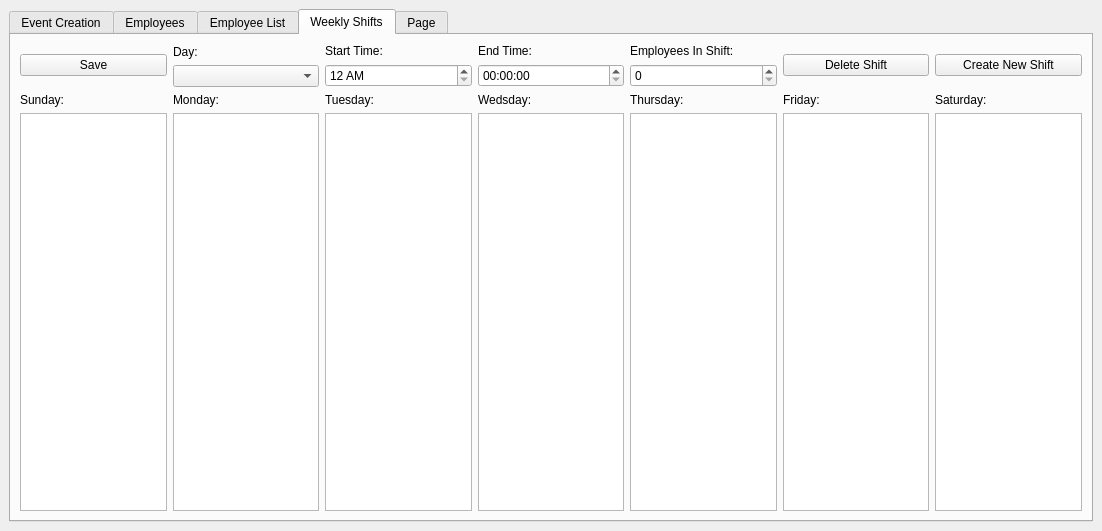
<?xml version="1.0" encoding="UTF-8"?>
<ui version="4.0">
 <class>MainWindow</class>
 <widget class="QMainWindow" name="MainWindow">
  <property name="geometry">
   <rect>
    <x>0</x>
    <y>0</y>
    <width>1102</width>
    <height>531</height>
   </rect>
  </property>
  <property name="maximumSize">
   <size>
    <width>16777215</width>
    <height>16777215</height>
   </size>
  </property>
  <property name="windowTitle">
   <string>MainWindow</string>
  </property>
  <widget class="QWidget" name="centralwidget">
   <layout class="QHBoxLayout" name="horizontalLayout_7">
    <item>
     <widget class="QTabWidget" name="tabWidget">
      <property name="currentIndex">
       <number>3</number>
      </property>
      <property name="movable">
       <bool>true</bool>
      </property>
      <widget class="QWidget" name="createEventTab">
       <attribute name="title">
        <string>Event Creation</string>
       </attribute>
       <layout class="QHBoxLayout" name="horizontalLayout_3">
        <item>
         <layout class="QHBoxLayout" name="horizontalLayout">
          <item>
           <widget class="QCalendarWidget" name="calendarWidget"/>
          </item>
          <item>
           <layout class="QVBoxLayout" name="verticalLayout_3">
            <item>
             <widget class="QLineEdit" name="lineTitle">
              <property name="text">
               <string>Event Title</string>
              </property>
             </widget>
            </item>
            <item>
             <widget class="QPlainTextEdit" name="plainTextDesc">
              <property name="plainText">
               <string>Event Description</string>
              </property>
             </widget>
            </item>
            <item>
             <widget class="QDateTimeEdit" name="dateTimeStart">
              <property name="calendarPopup">
               <bool>true</bool>
              </property>
             </widget>
            </item>
            <item>
             <widget class="QDateTimeEdit" name="dateTimeEnd">
              <property name="calendarPopup">
               <bool>true</bool>
              </property>
             </widget>
            </item>
            <item>
             <widget class="QPushButton" name="createButton">
              <property name="text">
               <string>Create</string>
              </property>
             </widget>
            </item>
           </layout>
          </item>
         </layout>
        </item>
       </layout>
      </widget>
      <widget class="QWidget" name="Employee">
       <attribute name="title">
        <string>Employees</string>
       </attribute>
       <layout class="QHBoxLayout" name="horizontalLayout_4">
        <item>
         <layout class="QVBoxLayout" name="verticalLayout">
          <item>
           <layout class="QHBoxLayout" name="FindEmployee">
            <item>
             <widget class="QLabel" name="Namelabel">
              <property name="text">
               <string>Employee Name:</string>
              </property>
             </widget>
            </item>
            <item>
             <widget class="QLineEdit" name="Name"/>
            </item>
            <item>
             <widget class="QLabel" name="IDLabel">
              <property name="text">
               <string>Employee ID Num:</string>
              </property>
             </widget>
            </item>
            <item>
             <widget class="QSpinBox" name="ID">
              <property name="enabled">
               <bool>true</bool>
              </property>
              <property name="inputMethodHints">
               <set>Qt::ImhNone</set>
              </property>
             </widget>
            </item>
           </layout>
          </item>
          <item>
           <layout class="QHBoxLayout" name="EmployeeInfo" stretch="0,0,0,0">
            <property name="spacing">
             <number>6</number>
            </property>
            <property name="bottomMargin">
             <number>0</number>
            </property>
            <item>
             <widget class="QLabel" name="emailLabel">
              <property name="text">
               <string>Email:</string>
              </property>
             </widget>
            </item>
            <item>
             <widget class="QLineEdit" name="email"/>
            </item>
            <item>
             <widget class="QLabel" name="HrsReqLabel">
              <property name="text">
               <string>Weekly Hours Requested:</string>
              </property>
             </widget>
            </item>
            <item>
             <widget class="QSpinBox" name="HrsReq"/>
            </item>
           </layout>
          </item>
          <item>
           <layout class="QHBoxLayout" name="Monday">
            <item>
             <widget class="QLabel" name="MonLabel">
              <property name="maximumSize">
               <size>
                <width>75</width>
                <height>16777215</height>
               </size>
              </property>
              <property name="text">
               <string>Monday:</string>
              </property>
             </widget>
            </item>
            <item>
             <widget class="QTimeEdit" name="MonStart">
              <property name="displayFormat">
               <string>h AP</string>
              </property>
             </widget>
            </item>
            <item>
             <widget class="QTimeEdit" name="MonEnd">
              <property name="displayFormat">
               <string>h AP</string>
              </property>
             </widget>
            </item>
           </layout>
          </item>
          <item>
           <layout class="QHBoxLayout" name="Tuesday">
            <item>
             <widget class="QLabel" name="TueLabel">
              <property name="maximumSize">
               <size>
                <width>75</width>
                <height>16777215</height>
               </size>
              </property>
              <property name="text">
               <string>Tuesday:</string>
              </property>
             </widget>
            </item>
            <item>
             <widget class="QTimeEdit" name="TueStart">
              <property name="displayFormat">
               <string>h AP</string>
              </property>
             </widget>
            </item>
            <item>
             <widget class="QTimeEdit" name="TueEnd">
              <property name="displayFormat">
               <string>h AP</string>
              </property>
             </widget>
            </item>
           </layout>
          </item>
          <item>
           <layout class="QHBoxLayout" name="Wedsday">
            <item>
             <widget class="QLabel" name="WedLabel">
              <property name="maximumSize">
               <size>
                <width>75</width>
                <height>16777215</height>
               </size>
              </property>
              <property name="text">
               <string>Wedsday:</string>
              </property>
             </widget>
            </item>
            <item>
             <widget class="QTimeEdit" name="WedStart">
              <property name="displayFormat">
               <string>h AP</string>
              </property>
             </widget>
            </item>
            <item>
             <widget class="QTimeEdit" name="WedEnd">
              <property name="displayFormat">
               <string>h AP</string>
              </property>
             </widget>
            </item>
           </layout>
          </item>
          <item>
           <layout class="QHBoxLayout" name="Thursday">
            <item>
             <widget class="QLabel" name="ThurLabel">
              <property name="maximumSize">
               <size>
                <width>75</width>
                <height>16777215</height>
               </size>
              </property>
              <property name="text">
               <string>Thursday:</string>
              </property>
             </widget>
            </item>
            <item>
             <widget class="QTimeEdit" name="ThurStart">
              <property name="displayFormat">
               <string>h AP</string>
              </property>
             </widget>
            </item>
            <item>
             <widget class="QTimeEdit" name="ThurEnd">
              <property name="displayFormat">
               <string>h AP</string>
              </property>
             </widget>
            </item>
           </layout>
          </item>
          <item>
           <layout class="QHBoxLayout" name="Fri">
            <item>
             <widget class="QLabel" name="FriLabel">
              <property name="maximumSize">
               <size>
                <width>75</width>
                <height>16777215</height>
               </size>
              </property>
              <property name="text">
               <string>Friday:</string>
              </property>
             </widget>
            </item>
            <item>
             <widget class="QTimeEdit" name="FriStart">
              <property name="displayFormat">
               <string>h AP</string>
              </property>
             </widget>
            </item>
            <item>
             <widget class="QTimeEdit" name="FriEnd">
              <property name="displayFormat">
               <string>h AP</string>
              </property>
             </widget>
            </item>
           </layout>
          </item>
          <item>
           <layout class="QHBoxLayout" name="Saturday">
            <item>
             <widget class="QLabel" name="SatLabel">
              <property name="maximumSize">
               <size>
                <width>75</width>
                <height>16777215</height>
               </size>
              </property>
              <property name="text">
               <string>Saturday:</string>
              </property>
             </widget>
            </item>
            <item>
             <widget class="QTimeEdit" name="SatStart">
              <property name="displayFormat">
               <string>h AP</string>
              </property>
             </widget>
            </item>
            <item>
             <widget class="QTimeEdit" name="SatEnd">
              <property name="displayFormat">
               <string>h AP</string>
              </property>
             </widget>
            </item>
           </layout>
          </item>
          <item>
           <layout class="QHBoxLayout" name="Sunday">
            <item>
             <widget class="QLabel" name="SunLabel">
              <property name="maximumSize">
               <size>
                <width>75</width>
                <height>16777215</height>
               </size>
              </property>
              <property name="text">
               <string>Sunday:</string>
              </property>
             </widget>
            </item>
            <item>
             <widget class="QTimeEdit" name="SunStart">
              <property name="displayFormat">
               <string>h AP</string>
              </property>
             </widget>
            </item>
            <item>
             <widget class="QTimeEdit" name="SunEnd">
              <property name="currentSection">
               <enum>QDateTimeEdit::HourSection</enum>
              </property>
              <property name="displayFormat">
               <string>h AP</string>
              </property>
             </widget>
            </item>
           </layout>
          </item>
          <item>
           <layout class="QHBoxLayout" name="UseBox">
            <item>
             <widget class="QPushButton" name="SaveButton">
              <property name="minimumSize">
               <size>
                <width>850</width>
                <height>0</height>
               </size>
              </property>
              <property name="text">
               <string>Save</string>
              </property>
             </widget>
            </item>
            <item>
             <widget class="QSpinBox" name="spinBox"/>
            </item>
            <item>
             <widget class="QPushButton" name="Find">
              <property name="text">
               <string>Find Empolyee With ID</string>
              </property>
             </widget>
            </item>
           </layout>
          </item>
         </layout>
        </item>
       </layout>
      </widget>
      <widget class="QWidget" name="EmployeeList">
       <property name="layoutDirection">
        <enum>Qt::LeftToRight</enum>
       </property>
       <attribute name="title">
        <string>Employee List</string>
       </attribute>
       <layout class="QHBoxLayout" name="horizontalLayout_2">
        <item>
         <layout class="QVBoxLayout" name="verticalLayout_2">
          <item>
           <layout class="QVBoxLayout" name="verticalLayout_4">
            <item>
             <widget class="QListView" name="listView"/>
            </item>
            <item>
             <layout class="QHBoxLayout" name="horizontalLayout_5">
              <item>
               <widget class="QPushButton" name="pushButton_2">
                <property name="text">
                 <string>Create Employee</string>
                </property>
               </widget>
              </item>
              <item>
               <widget class="QPushButton" name="pushButton">
                <property name="text">
                 <string>Delete Employee</string>
                </property>
               </widget>
              </item>
              <item>
               <widget class="QSpinBox" name="spinBox_2"/>
              </item>
             </layout>
            </item>
           </layout>
          </item>
         </layout>
        </item>
       </layout>
      </widget>
      <widget class="QWidget" name="WeeklyShifts">
       <property name="sizePolicy">
        <sizepolicy hsizetype="Preferred" vsizetype="Preferred">
         <horstretch>0</horstretch>
         <verstretch>0</verstretch>
        </sizepolicy>
       </property>
       <attribute name="title">
        <string>Weekly Shifts</string>
       </attribute>
       <layout class="QHBoxLayout" name="horizontalLayout_6">
        <item>
         <layout class="QVBoxLayout" name="verticalLayout_5">
          <item>
           <layout class="QHBoxLayout" name="horizontalLayout_10">
            <item>
             <widget class="QPushButton" name="SaveShifts">
              <property name="text">
               <string>Save</string>
              </property>
             </widget>
            </item>
            <item>
             <layout class="QVBoxLayout" name="Days">
              <item>
               <widget class="QLabel" name="ShiftDaysLabel">
                <property name="text">
                 <string>Day:</string>
                </property>
               </widget>
              </item>
              <item>
               <widget class="QComboBox" name="ShiftDays"/>
              </item>
             </layout>
            </item>
            <item>
             <layout class="QVBoxLayout" name="StartTime">
              <item>
               <widget class="QLabel" name="label">
                <property name="text">
                 <string>Start Time:</string>
                </property>
               </widget>
              </item>
              <item>
               <widget class="QTimeEdit" name="StartTimeShift">
                <property name="displayFormat">
                 <string>h AP</string>
                </property>
               </widget>
              </item>
             </layout>
            </item>
            <item>
             <layout class="QVBoxLayout" name="EndTime">
              <item>
               <widget class="QLabel" name="label_2">
                <property name="text">
                 <string>End Time:</string>
                </property>
               </widget>
              </item>
              <item>
               <widget class="QTimeEdit" name="EndTimeShift"/>
              </item>
             </layout>
            </item>
            <item>
             <layout class="QVBoxLayout" name="EmployeesNeeded">
              <item>
               <widget class="QLabel" name="Employees">
                <property name="text">
                 <string>Employees In Shift:</string>
                </property>
               </widget>
              </item>
              <item>
               <widget class="QSpinBox" name="EmployeesInShift"/>
              </item>
             </layout>
            </item>
            <item>
             <widget class="QPushButton" name="pushButton_3">
              <property name="text">
               <string>Delete Shift</string>
              </property>
             </widget>
            </item>
            <item>
             <widget class="QPushButton" name="CreateNewShift">
              <property name="text">
               <string>Create New Shift</string>
              </property>
             </widget>
            </item>
           </layout>
          </item>
          <item>
           <layout class="QHBoxLayout" name="horizontalLayout_12">
            <item>
             <widget class="QLabel" name="label_9">
              <property name="text">
               <string>Sunday:</string>
              </property>
             </widget>
            </item>
            <item>
             <widget class="QLabel" name="label_8">
              <property name="text">
               <string>Monday:</string>
              </property>
             </widget>
            </item>
            <item>
             <widget class="QLabel" name="label_7">
              <property name="text">
               <string>Tuesday:</string>
              </property>
             </widget>
            </item>
            <item>
             <widget class="QLabel" name="label_6">
              <property name="text">
               <string>Wedsday:</string>
              </property>
             </widget>
            </item>
            <item>
             <widget class="QLabel" name="label_5">
              <property name="text">
               <string>Thursday:</string>
              </property>
             </widget>
            </item>
            <item>
             <widget class="QLabel" name="label_4">
              <property name="text">
               <string>Friday:</string>
              </property>
             </widget>
            </item>
            <item>
             <widget class="QLabel" name="label_3">
              <property name="text">
               <string>Saturday:</string>
              </property>
             </widget>
            </item>
           </layout>
          </item>
          <item>
           <layout class="QHBoxLayout" name="horizontalLayout_8">
            <item>
             <widget class="QListView" name="MondayShifts"/>
            </item>
            <item>
             <widget class="QListView" name="TuesdayShifts"/>
            </item>
            <item>
             <widget class="QListView" name="WedsdayShifts"/>
            </item>
            <item>
             <widget class="QListView" name="ThursdayShifts"/>
            </item>
            <item>
             <widget class="QListView" name="FridayShifts"/>
            </item>
            <item>
             <widget class="QListView" name="SaturdayShifts"/>
            </item>
            <item>
             <widget class="QListView" name="SundayShifts"/>
            </item>
           </layout>
          </item>
         </layout>
        </item>
       </layout>
      </widget>
      <widget class="QWidget" name="tab">
       <attribute name="title">
        <string>Page</string>
       </attribute>
      </widget>
     </widget>
    </item>
   </layout>
  </widget>
  <widget class="QMenuBar" name="menubar">
   <property name="geometry">
    <rect>
     <x>0</x>
     <y>0</y>
     <width>1102</width>
     <height>26</height>
    </rect>
   </property>
  </widget>
 </widget>
 <resources/>
 <connections/>
</ui>
